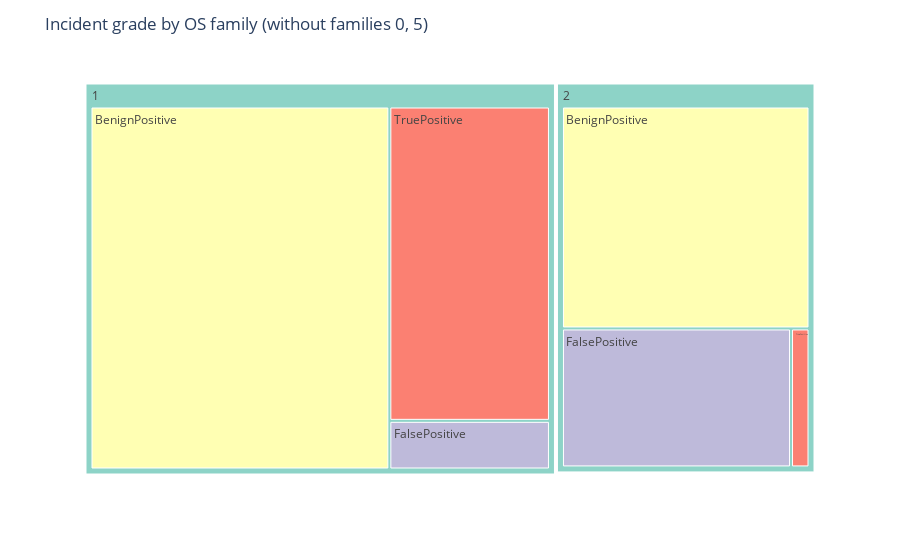

Notebook source saved alongside this figure:
### Markdown cell above
To the right bottom we can see other OS families. They are hardly observable (look like not working pixels on the monitor), so let us plot them separately

### Code cell
df_wo_os0_5 = df[df.OSFamily.isin([1,2,3,4])]

agg_os_grade = (
    df_wo_os0_5.groupby(['OSFamily', 'IncidentGrade'], observed=False)
    .size()
    .reset_index(name='count')
)

agg_os_grade['OSFamily'] = agg_os_grade['OSFamily'].astype(str)
agg_os_grade['IncidentGrade'] = agg_os_grade['IncidentGrade'].astype(str)

fig = px.treemap(
    agg_os_grade,
    path=['OSFamily', 'IncidentGrade'],
    values='count',
    color='IncidentGrade',
    color_discrete_sequence=px.colors.qualitative.Set3
)
fig.update_layout(
    title_text='Incident grade by OS family (without families 0, 5)'
)
fig.show()

### Figure 1 — Plotly figure (JSON) as saved in the notebook; plotly's stock layout.template omitted (floating-point values rounded to 4 significant figures)
{"data": [{"branchvalues": "total", "customdata": [["(?)"], ["(?)"], ["(?)"], ["(?)"], ["BenignPositive"], ["BenignPositive"], ["BenignPositive"], ["BenignPositive"], ["FalsePositive"], ["FalsePositive"], ["FalsePositive"], ["FalsePositive"], ["TruePositive"], ["TruePositive"], ["TruePositive"], ["TruePositive"]], "domain": {"x": [0, 1], "y": [0, 1]}, "hovertemplate": "labels=%{label}<br>count=%{value}<br>parent=%{parent}<br>id=%{id}<br>IncidentGrade=%{customdata[0]}<extra></extra>", "ids": ["1", "2", "3", "4", "1/BenignPositive", "2/BenignPositive", "3/BenignPositive", "4/BenignPositive", "1/FalsePositive", "2/FalsePositive", "3/FalsePositive", "4/FalsePositive", "1/TruePositive", "2/TruePositive", "3/TruePositive", "4/TruePositive"], "labels": ["1", "2", "3", "4", "BenignPositive", "BenignPositive", "BenignPositive", "BenignPositive", "FalsePositive", "FalsePositive", "FalsePositive", "FalsePositive", "TruePositive", "TruePositive", "TruePositive", "TruePositive"], "marker": {"colors": ["rgb(141,211,199)", "rgb(141,211,199)", "rgb(141,211,199)", "rgb(141,211,199)", "rgb(255,255,179)", "rgb(255,255,179)", "rgb(255,255,179)", "rgb(255,255,179)", "rgb(190,186,218)", "rgb(190,186,218)", "rgb(190,186,218)", "rgb(190,186,218)", "rgb(251,128,114)", "rgb(251,128,114)", "rgb(251,128,114)", "rgb(251,128,114)"]}, "name": "", "parents": ["", "", "", "", "1", "2", "3", "4", "1", "2", "3", "4", "1", "2", "3", "4"], "type": "treemap", "values": [2732.0, 1496.0, 7.0, 1.0, 1777.0, 920.0, 3.0, 0.0, 128.0, 533.0, 3.0, 0.0, 827.0, 43.0, 1.0, 1.0]}], "layout": {"legend": {"tracegroupgap": 0}, "margin": {"t": 60}, "title": {"text": "Incident grade by OS family (without families 0, 5)"}, "treemapcolorway": ["rgb(141,211,199)", "rgb(255,255,179)", "rgb(190,186,218)", "rgb(251,128,114)", "rgb(128,177,211)", "rgb(253,180,98)", "rgb(179,222,105)", "rgb(252,205,229)", "rgb(217,217,217)", "rgb(188,128,189)", "rgb(204,235,197)", "rgb(255,237,111)"]}}
